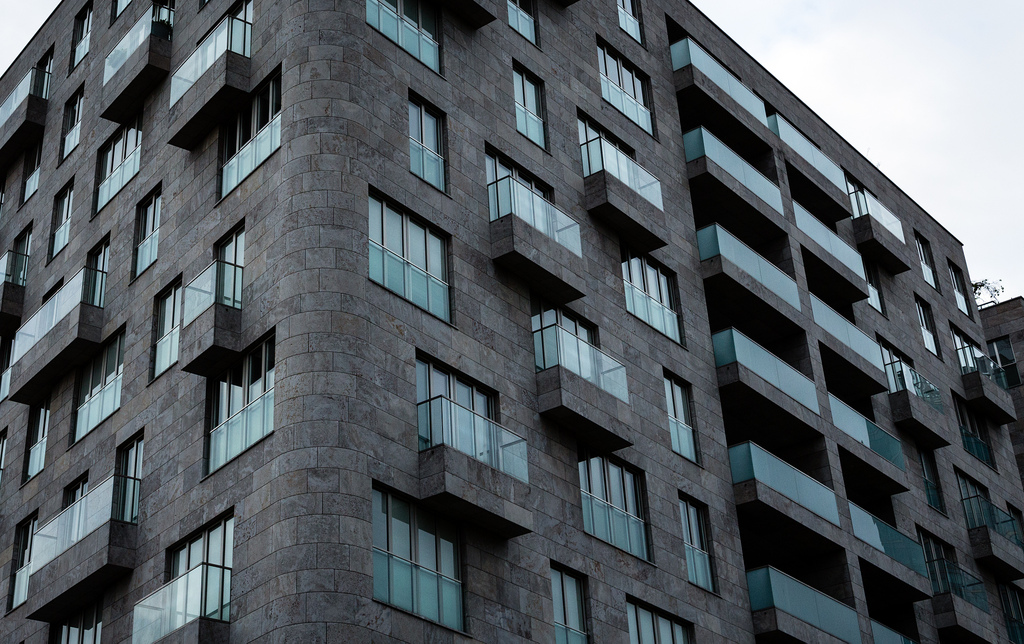
#> input picture data/Urban100/img_001.png, 1024 x 644 px, found by its file name; its folder holds only this picture in this run
$ jupyter execute --allow-errors CreateUrban100ModifiedDatasets.ipynb   (shell and % lines are left out)
#> lines starting #> are read from the running program, lines starting #| are printed output that depends on the picture
<a href="https://colab.research.google.com/drive/1U4BCyWmhwAOXx_CZR2T0QQqdXfBacxWG#scrollTo=Bwgl3O-pvpLD" target="_parent"></a>

Pour rouler.

[cell 1]
from PIL import Image
import os, sys
import cv2
import numpy as np
import matplotlib.pyplot as plt
import matplotlib

[cell 2]
#download urban100 images as npy format

[cell 3]
#image modification functions
def images_to_np():
  """Function to convert all images from folder to .npy format"""

  # Path to image directory
  path = "/content/Urban100/Urban100/"
  items = os.listdir(path)
  items.sort()
  original_imgs = []

  # Append images to original images list
  for item in items:
    if os.path.isfile(path+item):
      img = Image.open(path+item).convert("RGB")
#> img is the input picture: PIL image 1024x644 RGB; mean R, G, B 84.8, 92.1, 97.2
#| (1, 644, 1024, 3)
      img = np.array(img)
      #print(img.shape)
      original_imgs.append(img)

  # Convert and save the list of images in '.npy' format
  originals_imgs_set = np.array(original_imgs)
  return originals_imgs_set

def add_gaussian_noise(images, mean=0, sd=1):
  """Function to add Gaussian noise to original images"""
#> called with images = array of shape (1, 644, 1024, 3), mean = 0, sd = 1

  #noisy_imgs = []
  count = 1
  for img in images:

    # Generate Gaussian noise
    gaussian_noise = np.random.normal(mean,sd,img.size)
    gaussian_noise = gaussian_noise.reshape(img.shape[0],img.shape[1],img.shape[2]).astype('uint8')

    # Add the Gaussian noise to the image
    gaussian_img = cv2.add(img, gaussian_noise)
    matplotlib.image.imsave("/content/Urban100/noisy/"+str(count).zfill(4)+".png", gaussian_img)
    #noisy_imgs.append(gaussian_img)
    count+=1
#> this loop made 1 pass
#> count on pass 1: 2
#> pass 1, in add_gaussian_noise, `gaussian_noise = gaussian_noise.reshape(img.shape[0],img.shape[1],img...`:
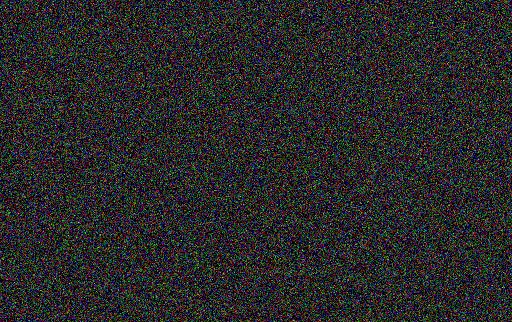
#> gaussian_noise: shape (644, 1024, 3) (shown at 1/2 size); mean of channels 0, 1, 2 40.7, 40.4, 40.6; drawn as B, G, R
#> pass 1, in add_gaussian_noise, `gaussian_img = cv2.add(img, gaussian_noise)`:
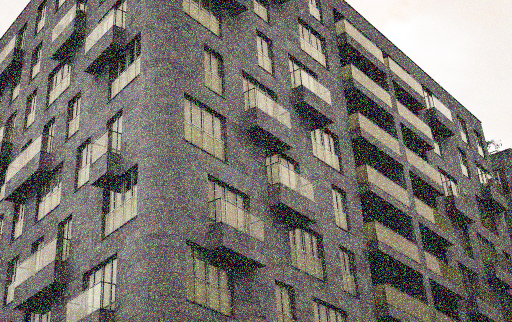
#> gaussian_img: shape (644, 1024, 3) (shown at 1/2 size); mean of channels 0, 1, 2 112, 118, 122.4; drawn as B, G, R
#> after the loop, count = 2
  return #noisy_imgs

def add_gaussian_blur(images, kernel_size=(3,3), sd = 1):

  #blurred_imgs = []
#> called with images = array of shape (1, 644, 1024, 3), kernel_size = (9, 9), sd = 3
  count = 1
  for img in images:

    # Generate Gaussian noise
    blurred_img = cv2.GaussianBlur(img, kernel_size, sd)
    #blurred_imgs.append(blurred_img)
    matplotlib.image.imsave("/content/Urban100/blurred/"+str(count).zfill(4)+".png", blurred_img)
    count+=1
#> this loop made 1 pass
#> pass 1, in add_gaussian_blur, `blurred_img = cv2.GaussianBlur(img, kernel_size, sd)`:
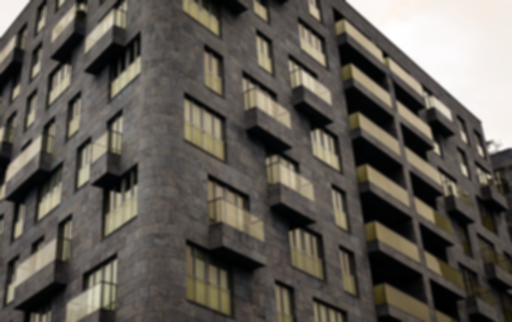
#> blurred_img: shape (644, 1024, 3) (shown at 1/2 size); mean of channels 0, 1, 2 84.8, 92.1, 97.2; drawn as B, G, R
#> after the loop, count = 2
  return #blurred_imgs

def compress(images, quality=50):

  #compressed_imgs = []
#> called with images = array of shape (1, 644, 1024, 3), quality = 10
  encode_param = [int(cv2.IMWRITE_JPEG_QUALITY),quality]
  count = 1
  for img in images:

    # Encode image in lower quality
    _, encoded_compressed_img = cv2.imencode('.jpg',img, encode_param)

    # Decode and add to list
    decoded_compressed_img = cv2.imdecode(encoded_compressed_img, 1)
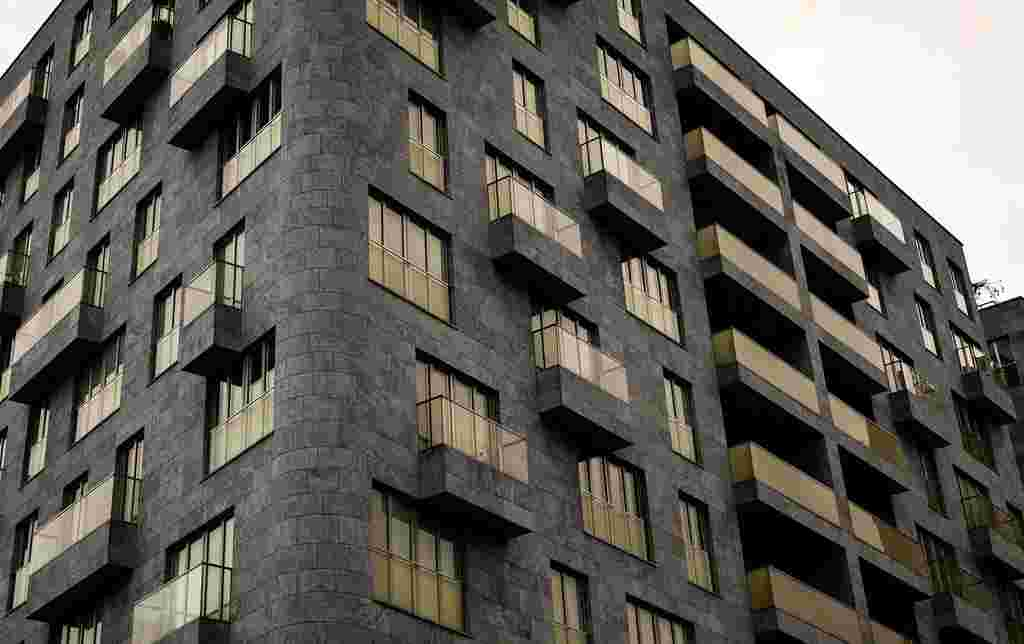
#> decoded_compressed_img: shape (644, 1024, 3); mean B, G, R 87.6, 93, 95
    matplotlib.image.imsave("/content/Urban100/compressed/"+str(count).zfill(4)+".png", decoded_compressed_img)
    #compressed_imgs.append(decoded_compressed_img)
    count+=1
  return #compressed_imgs

$ run again, on data/Urban100/img_005.png
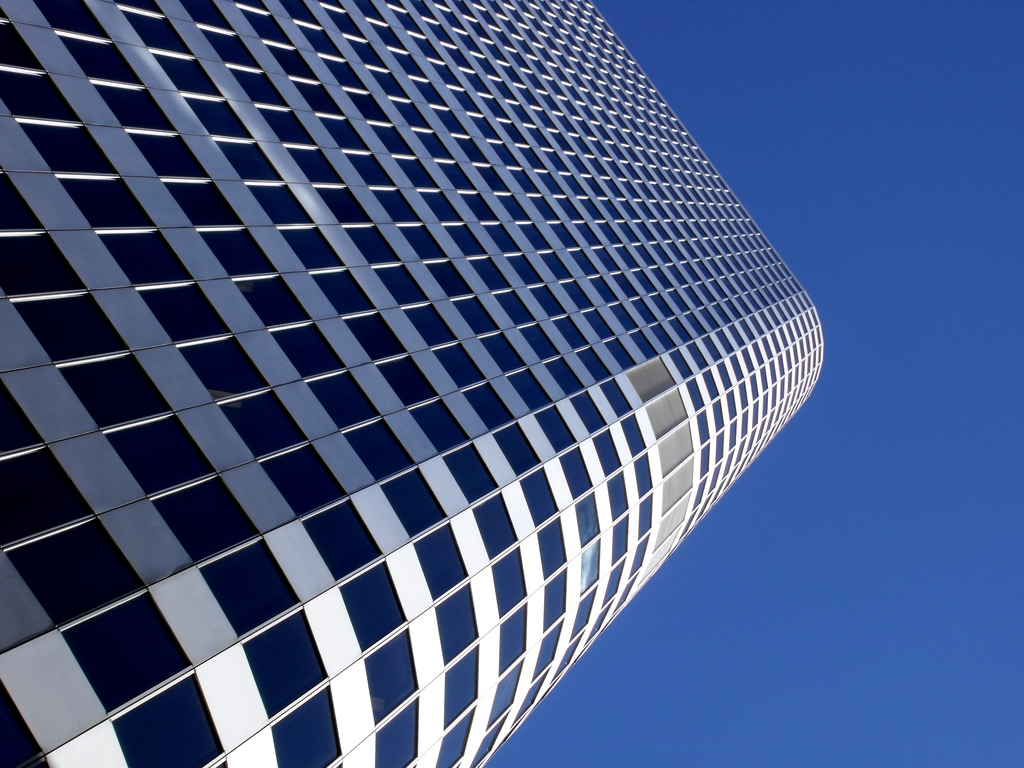
#> input picture data/Urban100/img_005.png, 1024 x 768 px, found by its file name
#> in images_to_np, img is the input picture: PIL image 1024x768 RGB; mean R, G, B 68.4, 87.2, 131.3
#| (1, 768, 1024, 3)
#> the loop in add_gaussian_noise, `for img in images:` made 1 pass
#> count on pass 1: 2
#> pass 1, in add_gaussian_noise, `gaussian_img = cv2.add(img, gaussian_noise)`:
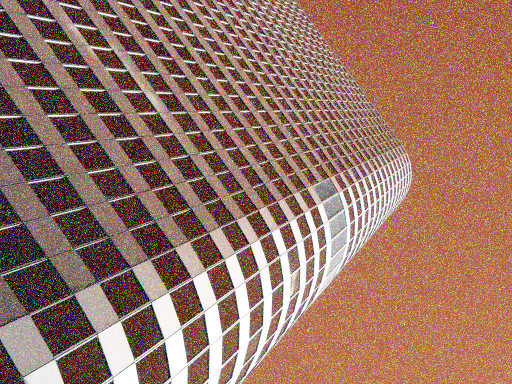
#> gaussian_img: shape (768, 1024, 3) (shown at 1/2 size); mean of channels 0, 1, 2 98.2, 113.9, 151.2; drawn as B, G, R
#> after the loop in add_gaussian_noise, `for img in images:`: count = 2
#> the loop in add_gaussian_blur, `for img in images:` made 1 pass
#> in compress, `decoded_compressed_img = cv2.imdecode(encoded_compressed_img, 1)`:
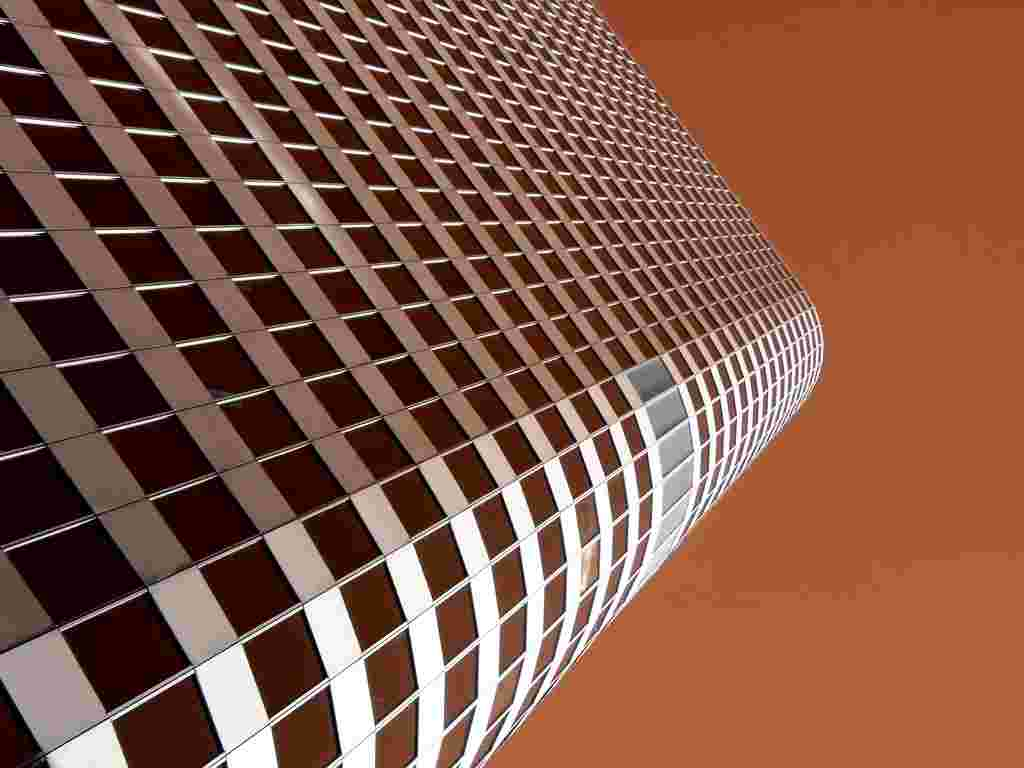
#> decoded_compressed_img: shape (768, 1024, 3); mean B, G, R 70.1, 86.9, 131.9

$ run again, on data/Urban100/img_006.png
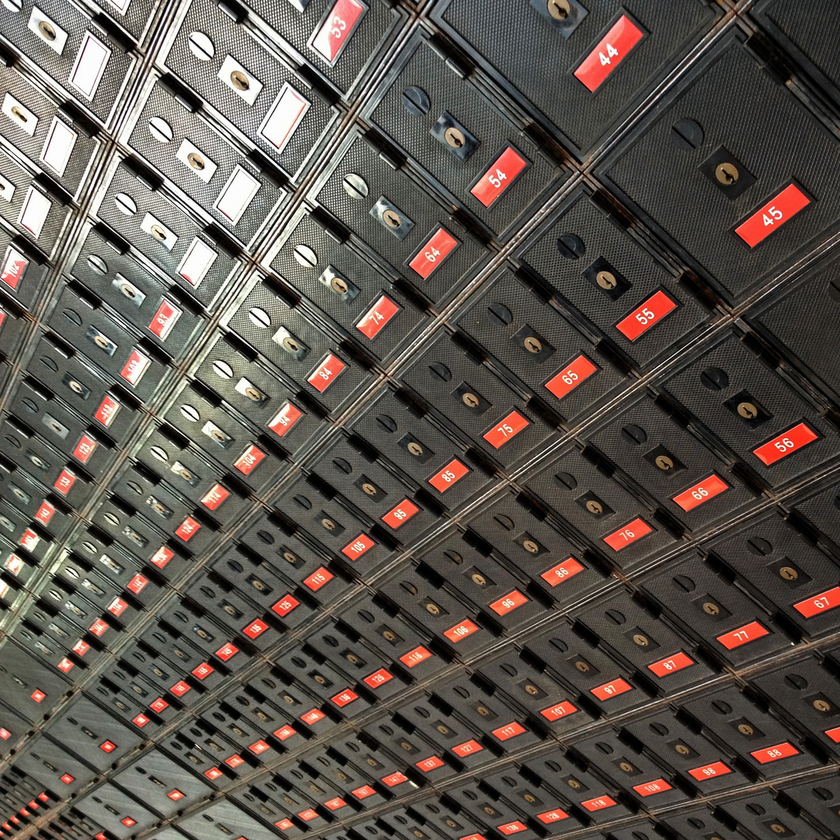
#> input picture data/Urban100/img_006.png, 840 x 840 px, shrunk from 1024 x 1024 before the run, found by its file name
#> in images_to_np, img is the input picture: PIL image 840x840 RGB; mean R, G, B 91.9, 83.5, 76.5
#| (1, 840, 840, 3)
#> the loop in add_gaussian_noise, `for img in images:` made 1 pass
#> count on pass 1: 2
#> pass 1, in add_gaussian_noise, `gaussian_img = cv2.add(img, gaussian_noise)`:
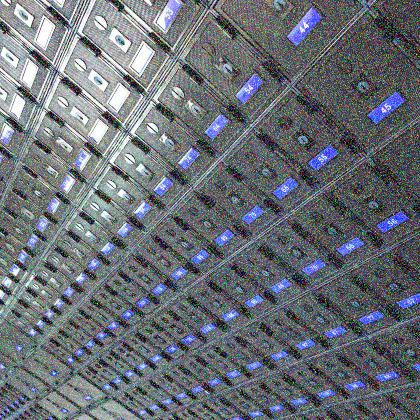
#> gaussian_img: shape (840, 840, 3) (shown at 1/2 size); mean of channels 0, 1, 2 118.1, 110.8, 105; drawn as B, G, R
#> after the loop in add_gaussian_noise, `for img in images:`: count = 2
#> the loop in add_gaussian_blur, `for img in images:` made 1 pass
#> in compress, `decoded_compressed_img = cv2.imdecode(encoded_compressed_img, 1)`:
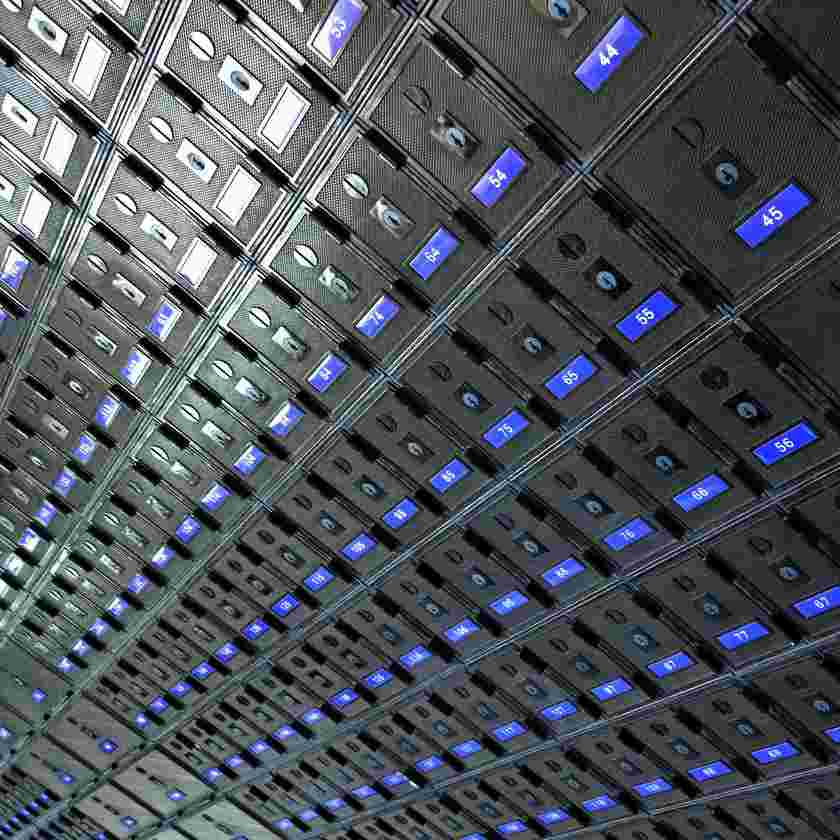
#> decoded_compressed_img: shape (840, 840, 3); mean B, G, R 90, 82.9, 78.3
